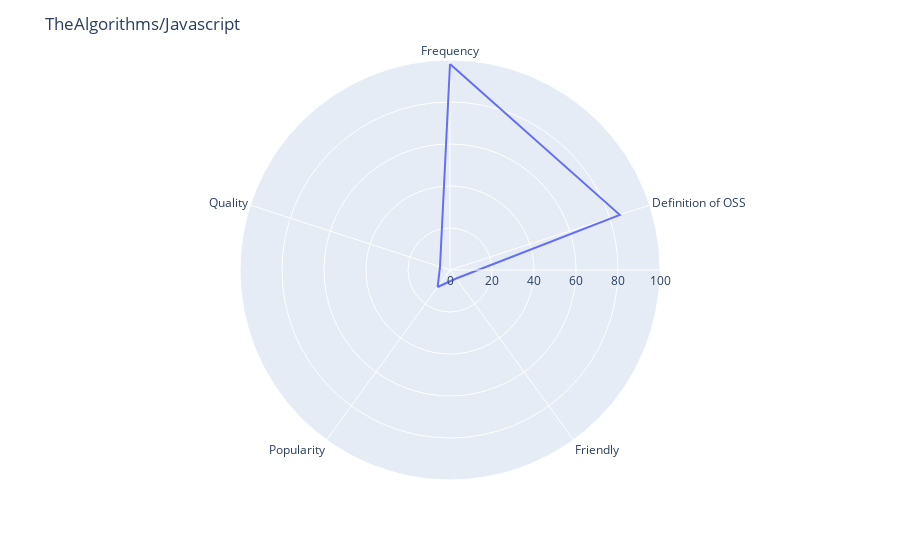
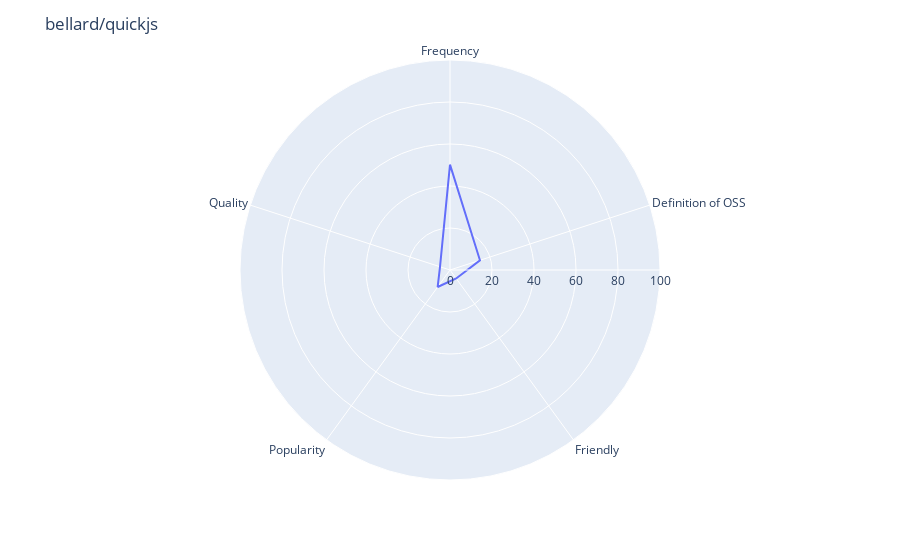
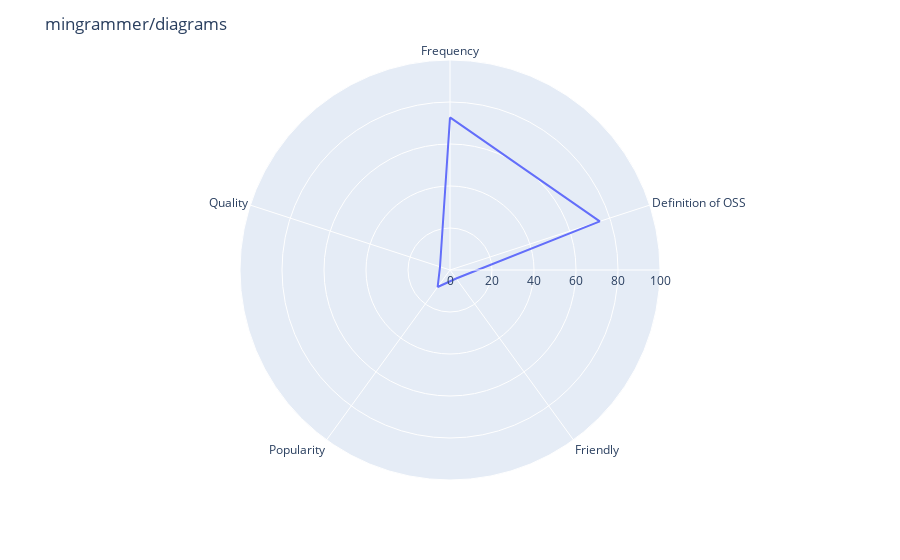
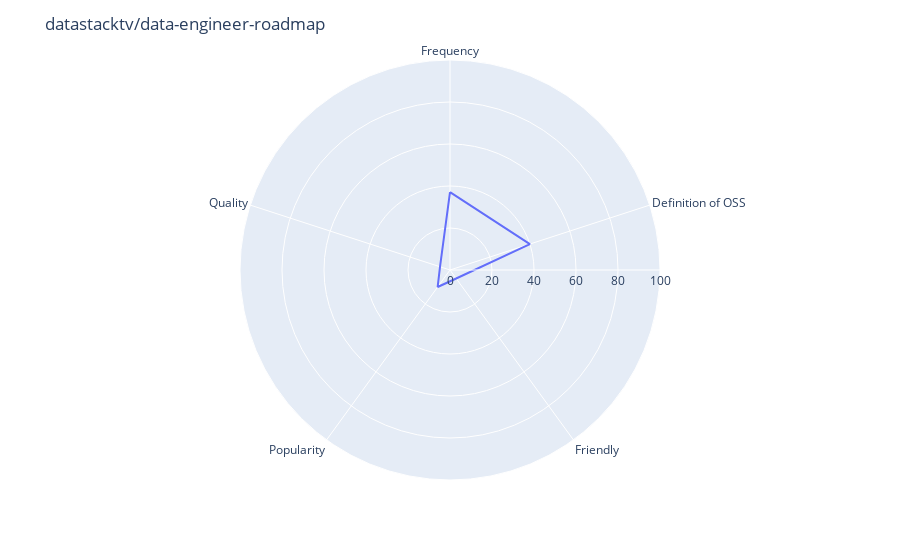

Notebook code for these charts, in order:
### Code cell
stats_list = []

# We have data[node] with a clear data frame
for _, repo in data['code'].iterrows():
    # if repo['name'] != 'xls':
    #     continue
    # print(repo) break
    repoIssues = data['issues'].loc[(data['issues'].owner == repo['owner']) &  (data['issues'].name == repo['name'])]
    # print(repoIssues)
    issuesQty = repoIssues.count()['dateTime']
    # print("issuesQty:", issuesQty)
    participantsTotalCount = repoIssues['participants.totalCount'].astype(int).sum()
    # print("participantsTotalCount:", participantsTotalCount)
    repoPulls = data['pulls'].loc[(data['pulls'].owner == repo['owner']) &  (data['pulls'].name == repo['name'])]
    # print(repoPulls)
    openPullsQty = repoPulls.loc[repoPulls['state'] == 'OPEN'].count()['dateTime']
    # print("openPullsQty:", openPullsQty)
    popularity = calc_popularity(issuesQty)
    popularity += calc_popularity(participantsTotalCount)
    popularity += calc_popularity(openPullsQty)
    popularity = popularity/3
    # print("Popularity:", popularity)
    # print('##########################')

    repoCommits = data['commits'].loc[(data['commits'].owner == repo['owner']) &  (data['commits'].name == repo['name'])]
    # print("Commits:", repoCommits[['committedDate']].values)

    frequency_list = []
    # When was the latest commit?
    f = frequency_calc_score(repoCommits[['committedDate']].values, 'commitFrequency' )
    frequency_list.append(f)

    # Are the issues recent?
    f = frequency_calc_score(repoIssues[['createdAt']].values, 'issuesRecent' )
    frequency_list.append(f)

    # Are issues getting closed?
    f = frequency_calc_score(repoIssues.loc[repoIssues['state'] == 'CLOSED'][['closedAt']].values, 'issuesGettingClosed' )
    frequency_list.append(f)

    # Are issues closed quickly?
    issuesClosed = repoIssues.loc[repoIssues['state'] == 'CLOSED']
    f = frequency_calc_score_close_time_issue(issuesClosed[['closedAt', 'comments.data']])
    frequency_list.append(f)

    # Do maintainers respond quickly to issues when they are opened?
    f = frequency_calc_score_response_time_issue(repoIssues[['createdAt', 'comments.data']])
    frequency_list.append(f)

    # Do maintainers respond quickly to pull requests when they are opened?
    f = frequency_calc_score_response_time_pull(repoPulls[['createdAt', 'comments.data']])
    frequency_list.append(f)

    # Are the pull requests recent?
    f = frequency_calc_score(repoPulls[['createdAt']].values, 'pullsRecent' )
    frequency_list.append(f)

    # How recently were any pull requests merged?
    f = frequency_calc_score(repoPulls.loc[repoPulls['state'] == 'MERGED'][['mergedAt']].values, 'pullsGettingMerged' )
    frequency_list.append(f)

    frequency = average(frequency_list)
    # print("Frequency:", frequency)
    # print('##########################')

    definitionOSS = calc_definitionOOS()
    # print(definitionOSS)

    quality = 0.5
    friendly = 0.5
    stats = {
        'frequency': round(frequency, 2),
        'definitionOSS': round(definitionOSS, 2),
        'popularity': round(popularity, 2),
        'friendly': round(friendly, 2),
        'quality': round(quality, 2),
        'name': repo['name'],
        'owner': repo['owner'],
        'provider': provider,
        'language': repo['languages']
    }
    stats_list.append(stats)

    df = pd.DataFrame(dict(
        r=[frequency, definitionOSS, 5, popularity, 5],
        theta=['Frequency','Definition of OSS','Friendly',
               'Popularity', 'Quality']))
    fig = px.line_polar(df, r='r', theta='theta', line_close=True)
    fig.update_layout(
        title = repo['owner'] + '/' + repo['name'],
        polar=dict(
            radialaxis=dict(
            visible=True,
              range=[0, 100]
            )),
        showlegend=False
    )
    fig.show()


sr = save_data(provider, stats_list)
print(sr)

### Figure 1 — Plotly figure (JSON) as saved in the notebook; plotly's stock layout.template omitted (floating-point values rounded to 4 significant figures)
{"data": [{"hovertemplate": "r=%{r}<br>theta=%{theta}<extra></extra>", "legendgroup": "", "line": {"color": "#636efa", "dash": "solid"}, "mode": "lines", "name": "", "r": [98.07, 85.0, 5.0, 10.0, 5.0, 98.07], "showlegend": false, "subplot": "polar", "theta": ["Frequency", "Definition of OSS", "Friendly", "Popularity", "Quality", "Frequency"], "type": "scatterpolar"}], "layout": {"legend": {"tracegroupgap": 0}, "margin": {"t": 60}, "polar": {"angularaxis": {"direction": "clockwise", "rotation": 90}, "domain": {"x": [0.0, 1.0], "y": [0.0, 1.0]}, "radialaxis": {"range": [0, 100], "visible": true}}, "showlegend": false, "title": {"text": "TheAlgorithms/Javascript"}}}

### Figure 2 — Plotly figure (JSON) as saved in the notebook; plotly's stock layout.template omitted (floating-point values rounded to 4 significant figures)
{"data": [{"hovertemplate": "r=%{r}<br>theta=%{theta}<extra></extra>", "legendgroup": "", "line": {"color": "#636efa", "dash": "solid"}, "mode": "lines", "name": "", "r": [50.2, 15.0, 5.0, 10.0, 5.0, 50.2], "showlegend": false, "subplot": "polar", "theta": ["Frequency", "Definition of OSS", "Friendly", "Popularity", "Quality", "Frequency"], "type": "scatterpolar"}], "layout": {"legend": {"tracegroupgap": 0}, "margin": {"t": 60}, "polar": {"angularaxis": {"direction": "clockwise", "rotation": 90}, "domain": {"x": [0.0, 1.0], "y": [0.0, 1.0]}, "radialaxis": {"range": [0, 100], "visible": true}}, "showlegend": false, "title": {"text": "bellard/quickjs"}}}

### Figure 3 — Plotly figure (JSON) as saved in the notebook; plotly's stock layout.template omitted (floating-point values rounded to 4 significant figures)
{"data": [{"hovertemplate": "r=%{r}<br>theta=%{theta}<extra></extra>", "legendgroup": "", "line": {"color": "#636efa", "dash": "solid"}, "mode": "lines", "name": "", "r": [72.71, 75.0, 5.0, 10.0, 5.0, 72.71], "showlegend": false, "subplot": "polar", "theta": ["Frequency", "Definition of OSS", "Friendly", "Popularity", "Quality", "Frequency"], "type": "scatterpolar"}], "layout": {"legend": {"tracegroupgap": 0}, "margin": {"t": 60}, "polar": {"angularaxis": {"direction": "clockwise", "rotation": 90}, "domain": {"x": [0.0, 1.0], "y": [0.0, 1.0]}, "radialaxis": {"range": [0, 100], "visible": true}}, "showlegend": false, "title": {"text": "mingrammer/diagrams"}}}

### Figure 4 — Plotly figure (JSON) as saved in the notebook; plotly's stock layout.template omitted (floating-point values rounded to 4 significant figures)
{"data": [{"hovertemplate": "r=%{r}<br>theta=%{theta}<extra></extra>", "legendgroup": "", "line": {"color": "#636efa", "dash": "solid"}, "mode": "lines", "name": "", "r": [37.1, 40.0, 5.0, 10.0, 5.0, 37.1], "showlegend": false, "subplot": "polar", "theta": ["Frequency", "Definition of OSS", "Friendly", "Popularity", "Quality", "Frequency"], "type": "scatterpolar"}], "layout": {"legend": {"tracegroupgap": 0}, "margin": {"t": 60}, "polar": {"angularaxis": {"direction": "clockwise", "rotation": 90}, "domain": {"x": [0.0, 1.0], "y": [0.0, 1.0]}, "radialaxis": {"range": [0, 100], "visible": true}}, "showlegend": false, "title": {"text": "datastacktv/data-engineer-roadmap"}}}
